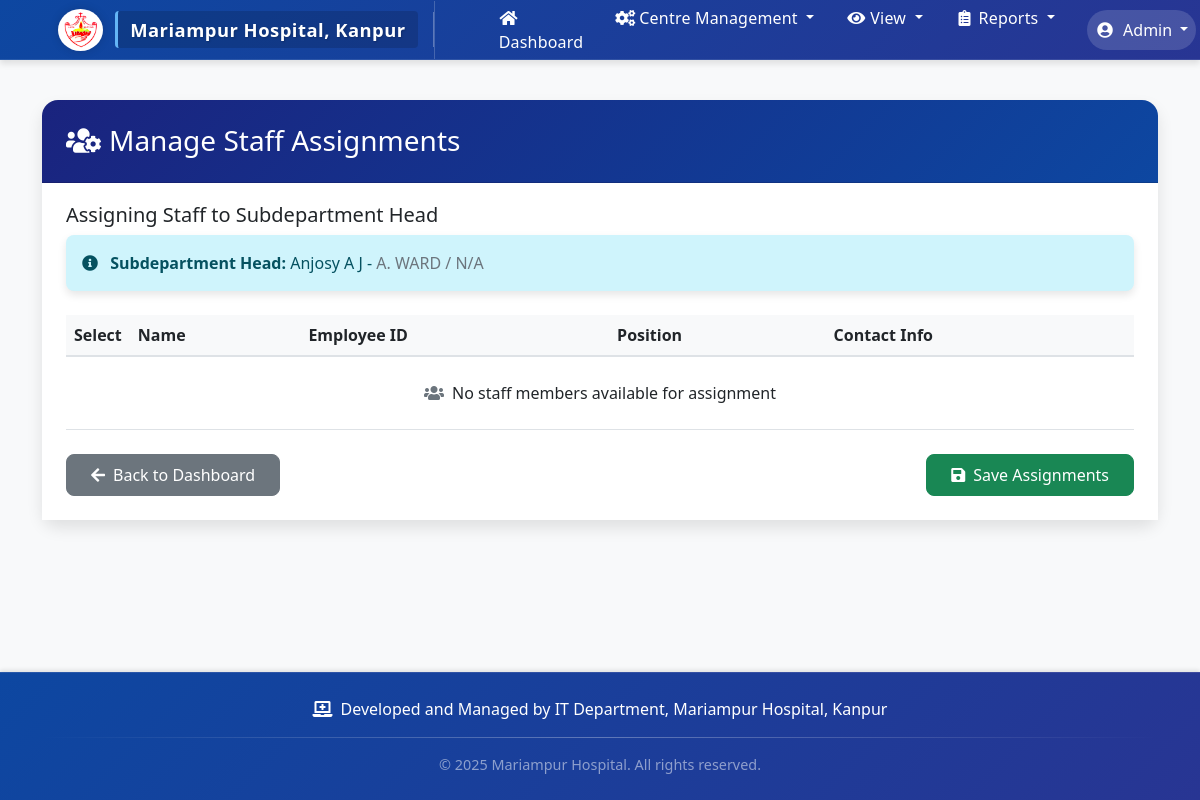
The app's page /manage-subdepartment-staff/4/ (signed in), older data.
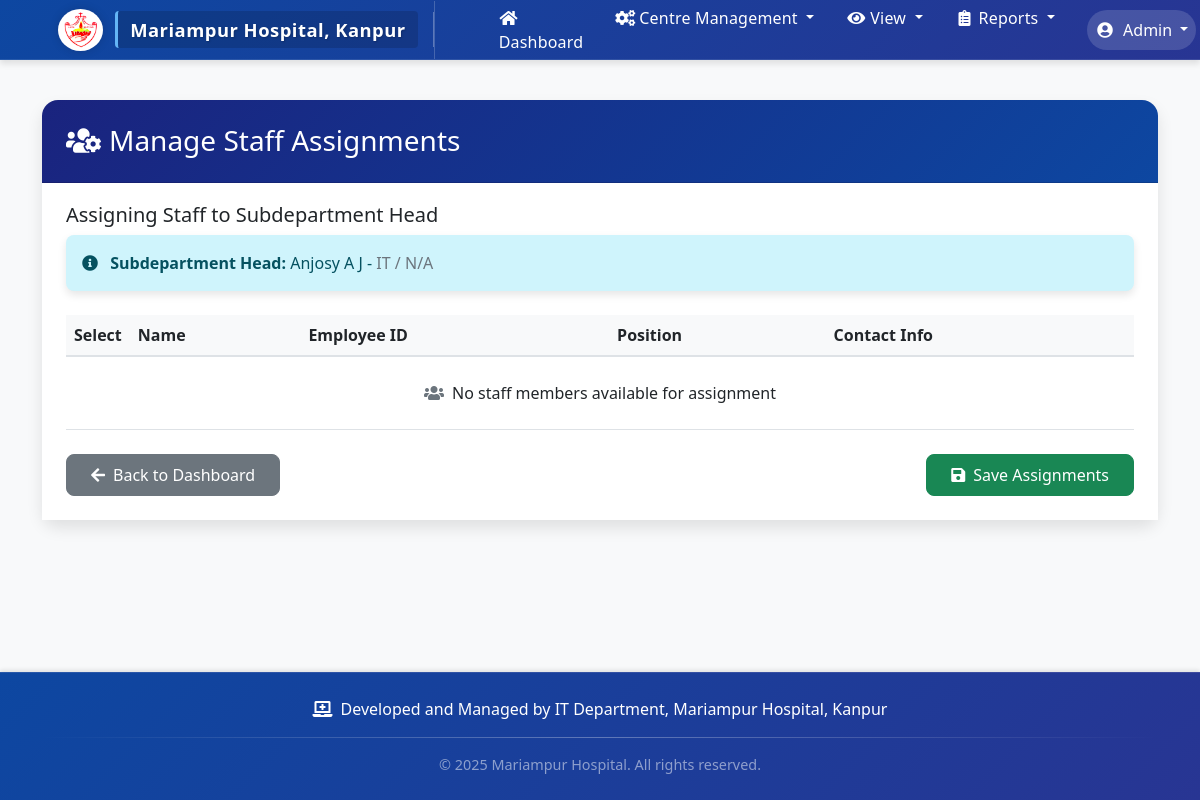
The same page, newer data.
### staff_monitor/models.py (models this page shows, shortened)
class DepartmentHead(models.Model):
    user = models.OneToOneField(User, on_delete=models.CASCADE)
    department = models.ForeignKey(Department, on_delete=models.PROTECT)
    subdepartment = models.ForeignKey(SubDepartment, on_delete=models.PROTECT, null=True, blank=True)
    designation = models.CharField(max_length=100, default="Department Head")
    contact_number = models.CharField(max_length=15)
    joining_date = models.DateField(null=True, blank=True)
    appointment_date = models.DateField(null=True, blank=True)
    managed_staff = models.ManyToManyField('Staff', related_name='supervisors', blank=True)
    is_hr_head = models.BooleanField(default=False)

class Department(models.Model):
    name = models.CharField(max_length=100, unique=True)
    created_at = models.DateTimeField(auto_now_add=True)
    class Meta:
        ordering = ['name']

### staff_monitor/views.py (the view, shortened to what this page needs)
# urls.py: path('manage-subdepartment-staff/<int:subdepartment_head_id>/', views.manage_subdepartment_staff, name='manage_subdepartment_staff'),
@login_required
def manage_subdepartment_staff(request, subdepartment_head_id):
    subdepartment_head = get_object_or_404(DepartmentHead, id=subdepartment_head_id)
    all_department_staff = Staff.objects.filter(
        department=subdepartment_head.department,
        subdepartment=subdepartment_head.subdepartment
    )
    assigned_staff = subdepartment_head.managed_staff.all()
    return render(request, 'staff_monitor/manage_subdepartment_staff.html', {
        'subdepartment_head': subdepartment_head,
        'all_staff': all_department_staff,
        'assigned_staff': assigned_staff
    })

### staff_monitor/templates/staff_monitor/manage_subdepartment_staff.html (shortened to what this page needs)
{% extends 'staff_monitor/base.html' %}
{% block content %}
<div class="card">
    <div class="card-header bg-primary text-white">
        <h3 class="mb-0">
            <i class="fas fa-users-cog me-2"></i>Manage Staff Assignments
        </h3>
    </div>
    <div class="card-body">
        <div class="mb-4">
            <h5 class="card-subtitle mb-2">Assigning Staff to Subdepartment Head</h5>
            <div class="alert alert-info">
                <i class="fas fa-info-circle me-2"></i>
                <strong>Subdepartment Head:</strong> {{ subdepartment_head.user.get_full_name }} -
                <span class="text-secondary">{{ subdepartment_head.department.name }} /
                {% if subdepartment_head.subdepartment %}
                    {{ subdepartment_head.subdepartment.name }}
                {% else %}
                    N/A
                {% endif %}
                </span>
            </div>
        </div>
        <form method="post" class="needs-validation" novalidate>
            <div class="table-responsive">
                <table class="table table-hover">
                    <thead class="table-light">
                        <tr>
                            <th width="5%">Select</th>
                            <th>Name</th>
                            <th>Employee ID</th>
                            <th>Position</th>
                            <th>Contact Info</th>
                        </tr>
                    </thead>
                    <tbody>
                        {% for staff in all_staff %}
                        <tr>
                            <td>
                                <div class="form-check">
                                    <input class="form-check-input" type="checkbox"
                                           name="staff_assignments"
                                           value="{{ staff.id }}"
                                           id="staff-{{ staff.id }}"
                                           {% if staff in assigned_staff %}checked{% endif %}>
                                </div>
                            </td>
                            <td>{{ staff.user.get_full_name }}</td>
                            <td>{{ staff.employee_id }}</td>
                            <td>{{ staff.position }}</td>
                            <td>{{ staff.user.email }}</td>
                        </tr>
                        {% empty %}
                        <tr>
                            <td colspan="5" class="text-center py-4">
                                <i class="fas fa-users text-muted me-2"></i>No staff members available for assignment
                            </td>
                        </tr>
                        {% endfor %}
                    </tbody>
                </table>
            </div>
            <div class="d-flex justify-content-between mt-4">
                <a href="{% url 'dashboard' %}" class="btn btn-secondary">
                    <i class="fas fa-arrow-left me-2"></i>Back to Dashboard
                </a>
                <div>
                    <button type="submit" class="btn btn-success">
                        <i class="fas fa-save me-2"></i>Save Assignments
                    </button>
                </div>
            </div>
        </form>
    </div>
</div>
{% endblock %}

Row changes from the older to the newer data that the page shows:
changed DepartmentHead "Anjosy A J": department.name "A. WARD" → "IT"
